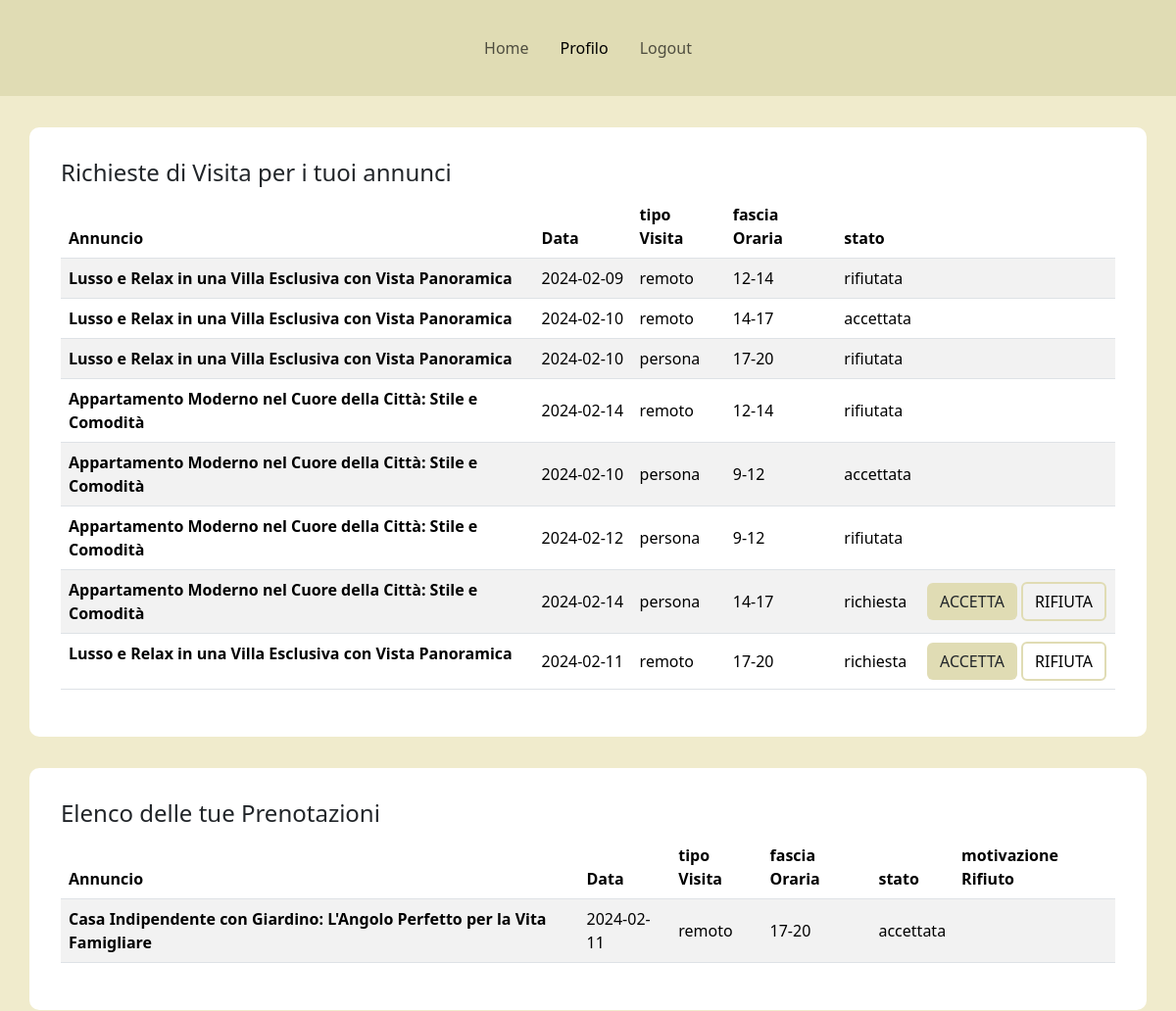
The app's page /profilo/1/1 (signed in, upper part), older data.
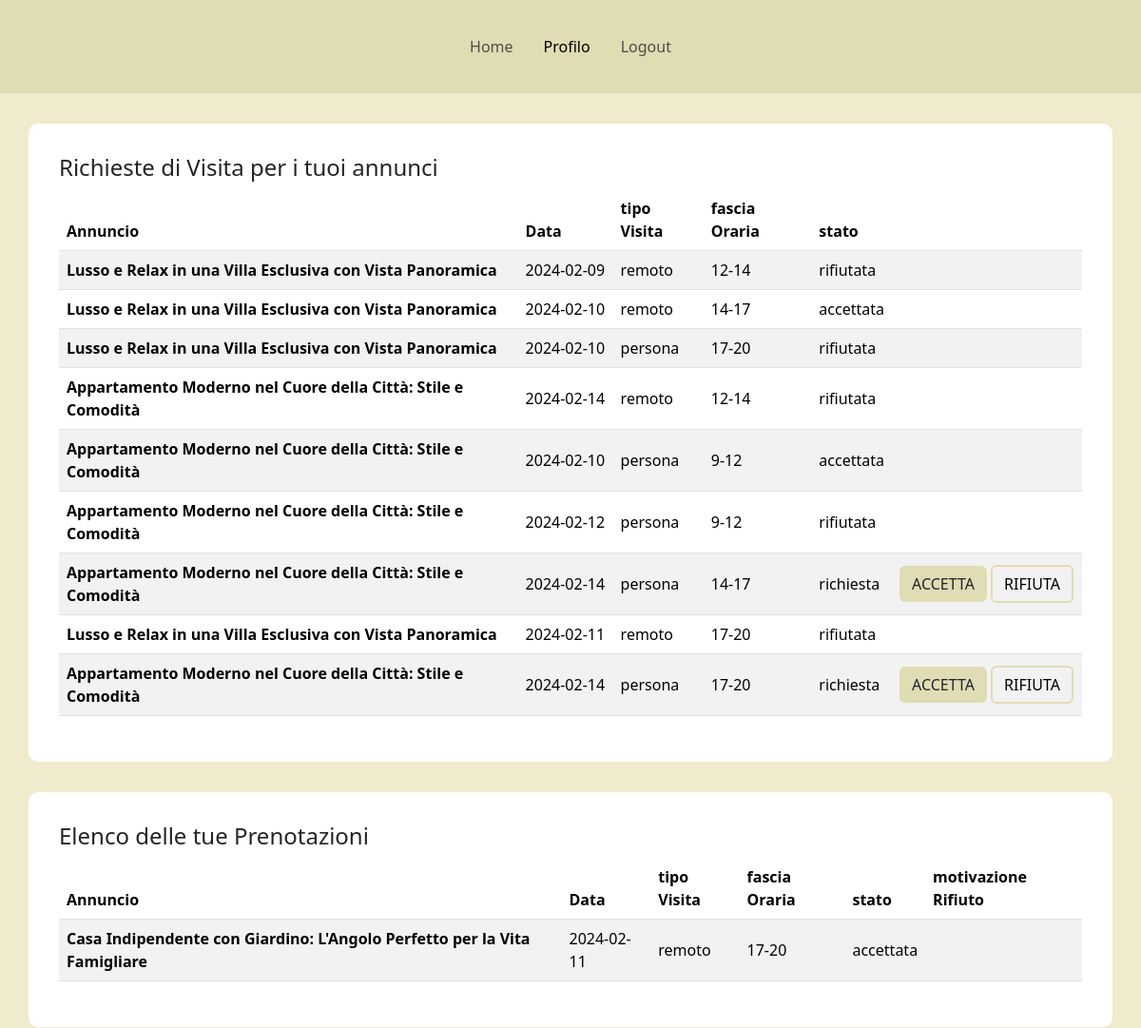
The same page, newer data.
### tables this page shows
CREATE TABLE "PRENOTAZIONI" (
	"Data"	TEXT NOT NULL,
	"tipoVisita"	TEXT NOT NULL,
	"fasciaOraria"	TEXT NOT NULL,
	"stato"	TEXT NOT NULL,
	"motivazioneRifiuto"	TEXT,
	"idAnnuncio"	INTEGER NOT NULL,
	"idUtente"	INTEGER NOT NULL,
	PRIMARY KEY("idUtente","Data","fasciaOraria"),
	FOREIGN KEY("idAnnuncio") REFERENCES "ANNUNCI"("idAnnuncio")
);

CREATE TABLE "ANNUNCI" (
	"idAnnuncio"	INTEGER NOT NULL,
	"titolo"	TEXT NOT NULL,
	"indirizzo"	TEXT NOT NULL,
	"tipoCasa"	TEXT NOT NULL,
	"numeroLocali"	TEXT NOT NULL,
	"descrizione"	TEXT NOT NULL,
	"prezzoMensile"	REAL NOT NULL,
	"arredamento"	TEXT NOT NULL,
	"disponibilita"	TEXT NOT NULL,
	"idUtente"	INTEGER NOT NULL,
	PRIMARY KEY("idAnnuncio" AUTOINCREMENT),
	FOREIGN KEY("idUtente") REFERENCES "UTENTI"("idUtente")
);

### app.py (the view, shortened to what this page needs)
@app.route('/profilo')
@app.route('/profilo/<int:id>')
@app.route('/profilo/<int:id>/<path:foto>')
@login_required
def profilo(id=None, foto=None): #annuncio=None significa che il parametro è opzionale.
   if foto is not None and id is not None:
      annunci=affitti_dao.get_annunci(current_user.id)
      annuncio=affitti_dao.get_singleAnnuncio(id)
      annuncio_dict=dict(annuncio)
      foto_concatenate=annuncio['foto_concatenate'].split(',')
      if foto in foto_concatenate:
         foto_concatenate.remove(foto)
      nuova_foto_concatenate=','.join(foto_concatenate)
      annuncio_dict['foto_concatenate']=nuova_foto_concatenate
      prenotazioniL1, prenotazioniL2=affitti_dao.get_prenotazioniL(current_user.id)
      return render_template('profilo.html', annunci=annunci, annuncio=annuncio_dict,prenotazioniL1=prenotazioniL1, prenotazioniL2=prenotazioniL2)

### affitti_dao.py (called while the page is built)
def get_annunci(id):
    conn =sqlite3.connect('db/affitti.db')
    conn.row_factory = sqlite3.Row
    cursor= conn.cursor()
    sql = '''SELECT  ANNUNCI.idAnnuncio, titolo, indirizzo, tipoCasa, numeroLocali, descrizione,
    prezzoMensile, arredamento, disponibilita, urlFoto FROM ANNUNCI, FOTO
    where ANNUNCI.idUtente = ? and ANNUNCI.idAnnuncio = FOTO.idAnnuncio and FOTO.rimosso= 'FALSE'
    GROUP BY ANNUNCI.idAnnuncio'''
    cursor.execute(sql, (id,))
    annunci= cursor.fetchall()
    cursor.close()
    conn.close()
    return annunci

def get_singleAnnuncio(id):
    conn =sqlite3.connect('db/affitti.db')
    conn.row_factory = sqlite3.Row
    cursor= conn.cursor()
    sql = '''SELECT ANNUNCI.* ,GROUP_CONCAT(urlFoto, ',') AS foto_concatenate
           FROM ANNUNCI, FOTO
           where ANNUNCI.idAnnuncio = ? and ANNUNCI.idAnnuncio = FOTO.idAnnuncio and FOTO.rimosso ='FALSE'
           GROUP BY ANNUNCI.idAnnuncio'''
    cursor.execute(sql, (id,))
    annuncio= cursor.fetchone()  #vedere se meglio fetchone o fetchall
    cursor.close()
    conn.close()
    return annuncio

def get_prenotazioniL(id):
    conn =sqlite3.connect('db/affitti.db')
    conn.row_factory = sqlite3.Row
    cursor= conn.cursor()
    sql1='SELECT PRENOTAZIONI.*, ANNUNCI.titolo \
            FROM PRENOTAZIONI, ANNUNCI\
            WHERE PRENOTAZIONI.idAnnuncio=ANNUNCI.idAnnuncio \
            AND PRENOTAZIONI.idUtente = ?'
    sql2='SELECT PRENOTAZIONI.*, ANNUNCI.titolo \
            FROM PRENOTAZIONI, ANNUNCI\
            WHERE PRENOTAZIONI.idAnnuncio = ANNUNCI.idAnnuncio\
            AND ANNUNCI.idUtente = ?'
    result1 = cursor.execute(sql1, (id,)).fetchall()
    result2 = cursor.execute(sql2, (id,)).fetchall()
    cursor.close()
    conn.close()
    return result1, result2

### app.py (called while the page is built)
@login_manager.user_loader
def load_user(user_id):
    db_user=utenti_dao.get_user_by_id(user_id)
    user = User(id=db_user['idUtente'],
                username=db_user['username'],
                password=db_user['password'],
                tipo=db_user['tipo'])
    return user

### utenti_dao.py (called while the page is built)
def get_user_by_id(id_utente):
    query = 'SELECT * FROM UTENTI WHERE idUtente = ?'
    connection = sqlite3.connect('db/affitti.db')
    connection.row_factory = sqlite3.Row
    cursor = connection.cursor()
    cursor.execute(query, (id_utente,))
    result = cursor.fetchone()
    cursor.close()
    connection.close()
    return result

### templates/profilo.html (shortened to what this page needs)
{% extends "base.html" %}
{% block liNav %}
  <li class="nav-item">
    <a class="nav-link mx-2" aria-current="page" href="{{url_for('index')}}">Home</a>
  </li>
  {% if current_user.is_authenticated %}
    <li class="nav-item">
      <a class="nav-link mx-2 active" href="#">Profilo</a>
    </li>
    <li class="nav-item">
      <a class="nav-link mx-2" href="{{url_for('logout')}}">Logout</a>
    </li>
    {% else %}
    <li class="nav-item">
      <a class="nav-link mx-2" href="{{url_for('Page_login')}}">Login</a>
    </li>
  {% endif %}
{% endblock %}
{% block content %}
  {% if current_user.tipo == 'locatore' %}
    <div class="container containerDefault">
      <h4>Richieste di Visita per i tuoi annunci</h4>
      <div style="background-color: #e7effd;">
          <table class="table table-striped">
            <thead>
              <tr>
                <th scope="col">Annuncio</th>
                <th scope="col">Data</th>
                <th scope="col">tipo Visita</th>
                <th scope="col">fascia Oraria</th>
                <th scope="col">stato</th>
                <th scope="col" colspan="3"></th>
              </tr>
            </thead>
            <tbody>
              {% for pren in prenotazioniL2 %}
                {% if pren.idUtente != current_user.id %}
                  <tr>
                    {% if pren.stato == 'richiesta' %}
                      <form action="/gestioneStatoRichiesta" method="POST">
                    {%endif%}
                      <th scope="row">{{pren.titolo}}</th>
                      <td class="tdData">{{pren.Data}}</td>
                      <td>{{pren.tipoVisita}}</td>
                      <td>{{pren.fasciaOraria}}</td>
                      <td>{{pren.stato}}</td>
                    {% if pren.stato == 'richiesta' %}
                      <td class="tdAeR">
                        <button type="submit" class="btn buttonAccRichiesta" name="btnRichiesta" value="accetta">ACCETTA</button>
                        <button type="submit" class="btn buttonRifRichiesta" name="btnRichiesta" value="rifiuta">RIFIUTA</button>
                      </td>
                    </form>
                    {%else%}
                        <td  colspan="3"></td>
                    {% endif %}
                  </tr>
                {% endif %}
              {% endfor %}
            </tbody>
          </table>
      </div>
    </div>
    <div class="container containerDefault">
      <h4>Elenco delle tue Prenotazioni</h4>
      <div style="background-color: #e7effd;">
        <table class="table table-striped">
          <thead>
            <tr>
              <th scope="col">Annuncio</th>
              <th scope="col">Data</th>
              <th scope="col">tipo Visita</th>
              <th scope="col">fascia Oraria</th>
              <th scope="col">stato</th>
              <th scope="col">motivazione Rifiuto</th>
            </tr>
          </thead>
          <tbody>
            {% for pren in prenotazioniL1 %}
              {% if pren.idUtente == current_user.id %}
              <tr>
                <th scope="row">{{pren.titolo}}</th>
                <td>{{pren.Data}}</td>
                <td>{{pren.tipoVisita}}</td>
                <td>{{pren.fasciaOraria}}</td>
                <td>{{pren.stato}}</td>
                {% if pren.motivazioneRifiuto is not none %}
                  <td>{{pren.motivazioneRifiuto}}</td>
                {% else %}
                  <td></td>
                {% endif%}
              </tr>
              {% endif %}
            {% endfor %}
          </tbody>
        </table>
      </div>
    </div>
  {%endif%}
{% endblock %}

### templates/base.html (shortened to what this page needs)
<!DOCTYPE html>
<html lang="it">
    <head>
        <link href="https://cdn.jsdelivr.net/npm/bootstrap@5.3.2/dist/css/bootstrap.min.css" rel="stylesheet">
        <link href="{{url_for('static', filename='css/style.css')}}" rel="stylesheet" type="text/css">
    </head>
    <body>
        <nav class="navbar navbar-expand-lg p-3 headerNav ">
          <div class="container-fluid">
            <div class="collapse navbar-collapse" id="navbarNavDropdown">
              <ul class="navbar-nav mx-auto ">
                {% block liNav %}{% endblock %}
              </ul>
            </div>
          </div>
        </nav>
        {% block content %}{% endblock %}
    </body>
</html>

### static/css/style.css (style rules this page uses)
.nav-item { line-height:50px; }
body { background-color: #f0ebcc; }
.headerNav { background-color: #e0dcb4; color: black; }
.containerDefault { background-color: white; padding: 2rem; margin-top: 2rem; border-radius: 10px; margin-bottom: 2rem; }
.buttonAccRichiesta { background-color: #e0dcb4; }
.buttonRifRichiesta { background-color: transparent; border: 2px solid #e0dcb4; color: black; }
td { vertical-align: middle; }
.tdData { width: 100px; }
.tdAeR { width: 200px; }

Row changes from the older to the newer data that the page shows:
changed PRENOTAZIONI (number 8 of 10 on the later page): stato "richiesta" → "rifiutata"; no longer shows "ACCETTA RIFIUTA"
added PRENOTAZIONI: titolo "Appartamento Moderno nel Cuore della Città: Stile e Comodità", Data "2024-02-14", tipoVisita "persona", fasciaOraria "17-20", stato "richiesta", shown under "Richieste di Visita per i tuoi annunci"
